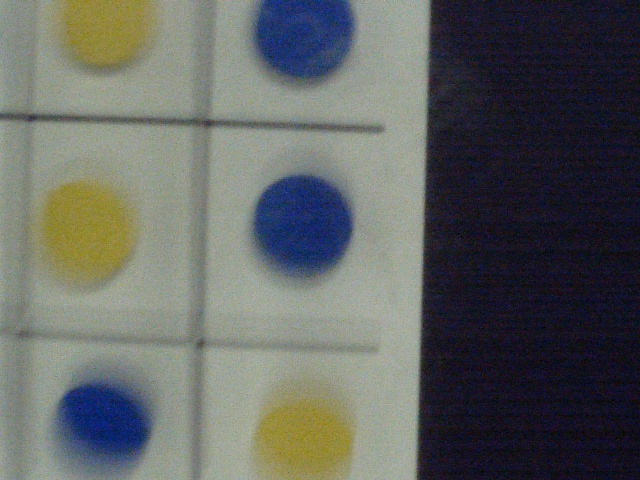
#> input picture ImagenesLab/laboratorio_1.jpg, 640 x 480 px
$ python -i vision_tablero.py   (imports and definitions only)
#> lines starting #> are read from the running program, lines starting #| are printed output that depends on the picture; after the words box and inside, x2 and y2 are one past the last pixel; in counts of white or black regions, pixels touching at a corner belong together
import cv2
import numpy as np

# Umbral superior e inferior para cada color
umbral_inferior_azul = np.array([90, 50, 50])
umbral_superior_azul = np.array([130, 255, 255])
umbral_inferior_rojo1 = np.array([0, 100, 100])
umbral_superior_rojo1 = np.array([10, 255, 255])
umbral_inferior_rojo2 = np.array([160, 100, 100])
umbral_superior_rojo2 = np.array([180, 255, 255])
umbral_inferior_amarillo = np.array([20, 100, 100])
umbral_superior_amarillo = np.array([40, 255, 255])

# Devuelve máscaras para cada color
def obtener_mascaras_colores(frame):
    hsv = cv2.cvtColor(frame, cv2.COLOR_BGR2HSV)
    mascara_amarillo = cv2.inRange(hsv, umbral_inferior_amarillo, umbral_superior_amarillo)
    mascara_azul = cv2.inRange(hsv, umbral_inferior_azul, umbral_superior_azul)
    mascara_rojo1 = cv2.inRange(hsv, umbral_inferior_rojo1, umbral_superior_rojo1)
    mascara_rojo2 = cv2.inRange(hsv, umbral_inferior_rojo2, umbral_superior_rojo2)
    mascara_rojo = mascara_rojo1 + mascara_rojo2

    return mascara_amarillo, mascara_azul, mascara_rojo

# Devuelve un array de fichas (circulares) detectadas en 'frame' de un color contenido en 'mascara'
def obtener_fichas_color(frame, mascara) -> []:
    fichas = cv2.bitwise_and(frame, frame, mask = mascara)
    frame_gris = cv2.cvtColor(fichas, cv2.COLOR_BGR2GRAY)
    frame_gris = cv2.medianBlur(frame_gris, 5)
    fichas = cv2.HoughCircles(frame_gris, cv2.HOUGH_GRADIENT_ALT, 1, 20, param1=100, param2=0, minRadius=24, maxRadius=0)

    if fichas is not None:
        fichas = np.uint16(np.around(fichas))

    return fichas

# Devuelve los parámetros x, y, w, h que delimitan el rectángulo del tablero
def obtener_rectangulo_tablero(frame):
    frame_gris = cv2.cvtColor(frame, cv2.COLOR_BGR2GRAY)
    frame_desenfocado = cv2.GaussianBlur(frame_gris, (5, 5), 0)
    _, frame_umbralizado = cv2.threshold(frame_desenfocado, 50, 255, cv2.THRESH_BINARY)
    frame_bordes = cv2.Canny(frame_umbralizado, 20, 80)
    contornos, _ = cv2.findContours(frame_bordes, cv2.RETR_EXTERNAL, cv2.CHAIN_APPROX_SIMPLE)
    contorno_tablero = max(contornos, key=cv2.contourArea)

    return cv2.boundingRect(contorno_tablero)

# Devuelve las casillas con los parámetros x, y, w, h que delimitan el rectángulo del tablero
def obtener_rectangulos_casillas(rectangulo_tablero):
    ancho_casilla = int(rectangulo_tablero[2]/3)
    alto_casilla = int(rectangulo_tablero[3]/3)
    rectangulos_casillas = []

    for i in range(3):
        for j in range(3):
            rectangulos_casillas.append((rectangulo_tablero[0] + j*ancho_casilla,
                                         rectangulo_tablero[1] + i*alto_casilla, ancho_casilla, alto_casilla))

    return rectangulos_casillas

# Devuelve True si el centro de 'ficha' está dentro de 'rectangulo' (x, y, w, h)
def dentro(ficha, rectangulo) -> bool:
    centro_ficha_x = ficha[0]
    centro_ficha_y = ficha[1]
    radio_ficha = ficha[2]-5
    #radio_ficha = 5
    if  (rectangulo[0] < (centro_ficha_x-radio_ficha)) and ((centro_ficha_x+radio_ficha) < (rectangulo[0]+rectangulo[2])) and \
        (rectangulo[1] < (centro_ficha_y-radio_ficha)) and ((centro_ficha_y+radio_ficha) < (rectangulo[1]+rectangulo[3])):
        return True
    else:
        return False

# Devuelve la primera 'ficha' que no está dentro de 'rectangulo_tablero'
# [4 lines left out: function obtener_ficha_libre, not called in this run]

# Devuelve un entero que transformado a base 3 representa el estado del tablero
def obtener_estado_tablero(frame) -> int:
    rect_tablero = obtener_rectangulo_tablero(frame)
    rect_casillas = obtener_rectangulos_casillas(rect_tablero)
    mascara_2, mascara_1, _ = obtener_mascaras_colores(frame)
    fichas_1 = obtener_fichas_color(frame, mascara_1)
    fichas_2 = obtener_fichas_color(frame, mascara_2)
    estado = 0

    for i in range(9):
        print("i: ", i)
        if fichas_1 is not None:
            for j in fichas_1[0, :]:
                if dentro(j, rect_casillas[i]):
                    print("azul: ", j)
                    estado += 1*(3**i)
        if fichas_2 is not None:
            for k in fichas_2[0, :]:
                if dentro(k, rect_casillas[i]):
                    print("amarillo: ",k)
                    estado += 2*(3**i)

    return estado

# Dibuja contornos y formas sobre el frame
# [40 lines left out: function dibujar_sobre_frame, not called in this run]

>>> import cv2
>>> picture = cv2.imread('../ImagenesLab/laboratorio_1.jpg')
#> picture is the input picture: shape (480, 640, 3); mean B, G, R 96.8, 99.1, 96.1
>>> result = obtener_estado_tablero(picture)
#> in obtener_rectangulo_tablero, `_, frame_umbralizado = cv2.threshold(frame_desenfocado, 50, 255, cv2.T..`:
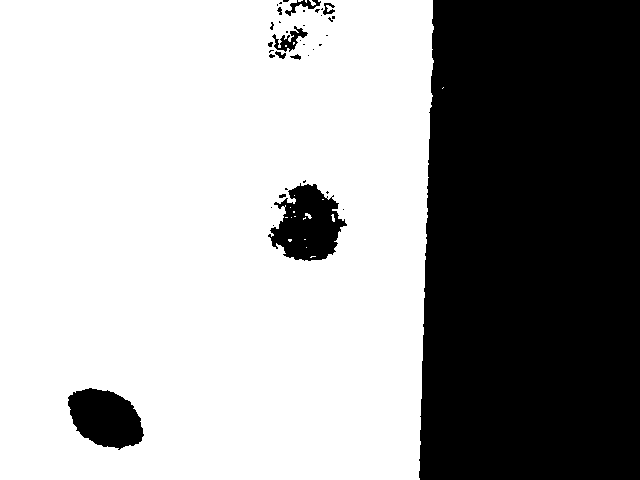
#> frame_umbralizado: shape (480, 640); 64% white; 38 black regions (28 under 20 px), largest, box (x1, y1, x2, y2) and area: (419, 0, 640, 480) 102554, (268, 183, 347, 261) 3789, (68, 388, 144, 450) 3329
#> in obtener_rectangulo_tablero, `frame_bordes = cv2.Canny(frame_umbralizado, 20, 80)`:
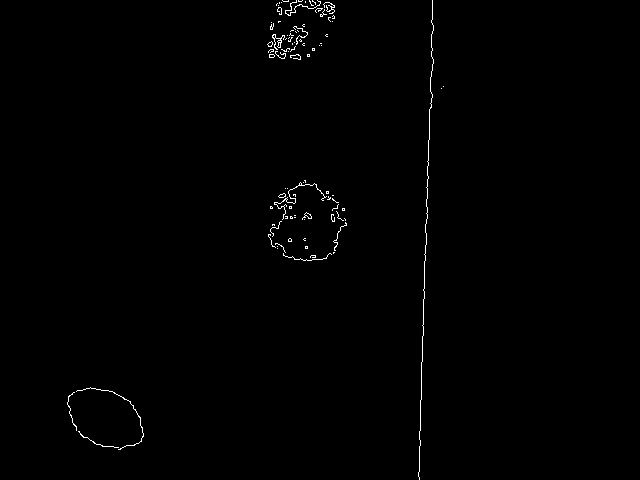
#> frame_bordes: shape (480, 640); 0.57% white in thin lines or dots, all inside (x1, y1, x2, y2) = (67, 0, 444, 480)
#> in obtener_rectangulo_tablero, `contornos, _ = cv2.findContours(frame_bordes, cv2.RETR_EXTERNAL, cv2.C..`: contornos = 92 contours, 90 with area under 20; largest, box (x1, y1, x2, y2) and area: (272, 34, 285, 50) 36, (302, 212, 312, 220) 22
#> in obtener_rectangulo_tablero, `contorno_tablero = max(contornos, key=cv2.contourArea)`: contorno_tablero = contour of 49 points, box (x1, y1, x2, y2) (272, 34, 285, 50), area 36
#> in obtener_estado_tablero, `rect_tablero = obtener_rectangulo_tablero(frame)`: rect_tablero = (272, 34, 13, 16)
#> in obtener_rectangulos_casillas, `ancho_casilla = int(rectangulo_tablero[2]/3)`: ancho_casilla = 4
#> in obtener_rectangulos_casillas, `alto_casilla = int(rectangulo_tablero[3]/3)`: alto_casilla = 5
#> after the loop in obtener_rectangulos_casillas, `for i in range(3):`: rectangulos_casillas = [(272, 34, 4, 5), (276, 34, 4, 5), (280, 34, 4, 5), (272, 39, 4, 5), (276, 39, 4, 5), (280, 39, 4, 5), (272, 44, 4, 5), (276, 44, 4, 5), (280, 44, 4, 5)]
#> in obtener_estado_tablero, `rect_casillas = obtener_rectangulos_casillas(rect_tablero)`: rect_casillas has the same summary as rectangulos_casillas in obtener_rectangulos_casillas
#> in obtener_mascaras_colores, `hsv = cv2.cvtColor(frame, cv2.COLOR_BGR2HSV)`: hsv: shape (480, 640, 3); mean H, S, V 77.2, 70, 108.3
#> in obtener_mascaras_colores, `mascara_amarillo = cv2.inRange(hsv, umbral_inferior_amarillo, umbral_s..`:
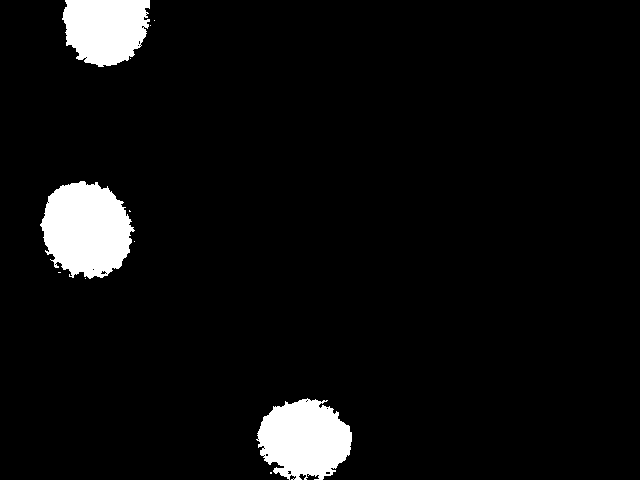
#> mascara_amarillo: shape (480, 640); 5.6% white; 11 white regions (8 under 20 px), largest, box (x1, y1, x2, y2) and area: (40, 181, 135, 279) 6740, (256, 398, 352, 480) 5708, (62, 0, 150, 67) 4712
#> in obtener_mascaras_colores, `mascara_azul = cv2.inRange(hsv, umbral_inferior_azul, umbral_superior_..`:
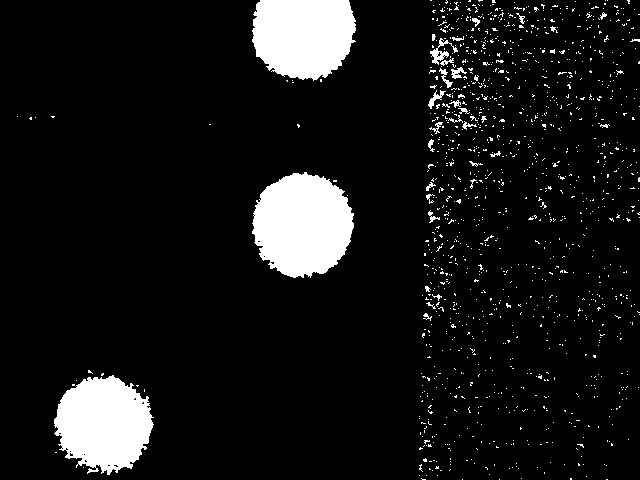
#> mascara_azul: shape (480, 640); 8.8% white; 1253 white regions (1220 under 20 px), largest, box (x1, y1, x2, y2) and area: (252, 172, 354, 278) 8182, (54, 375, 154, 475) 7139, (252, 0, 356, 81) 6954
#> in obtener_mascaras_colores, `mascara_rojo1 = cv2.inRange(hsv, umbral_inferior_rojo1, umbral_superio..`: mascara_rojo1: shape (480, 640); every value is 0
#> in obtener_fichas_color, `frame_gris = cv2.cvtColor(fichas, cv2.COLOR_BGR2GRAY)`:
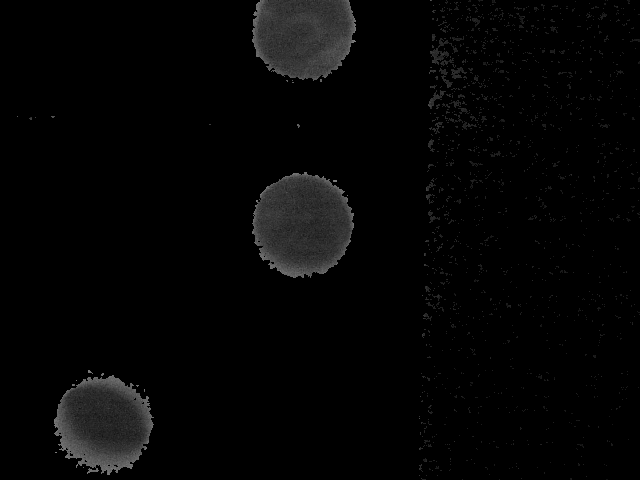
#> frame_gris: shape (480, 640); min 0, max 128, mean 4.9
#> in obtener_fichas_color, `fichas = cv2.HoughCircles(frame_gris, cv2.HOUGH_GRADIENT_ALT, 1, 20, p..`: fichas = [[302, 228, 49.47], [110, 414, 38.63], [306, 31, 49.11], [302, 228, 40.7]]
#> in obtener_fichas_color, `fichas = np.uint16(np.around(fichas))`: fichas = [[302, 228, 49], [110, 414, 39], [306, 31, 49], [302, 228, 41]]
#> in obtener_estado_tablero, `fichas_1 = obtener_fichas_color(frame, mascara_1)`: fichas_1 has the same summary as fichas in obtener_fichas_color
#> in obtener_fichas_color (call 2), `fichas = cv2.bitwise_and(frame, frame, mask = mascara)`:
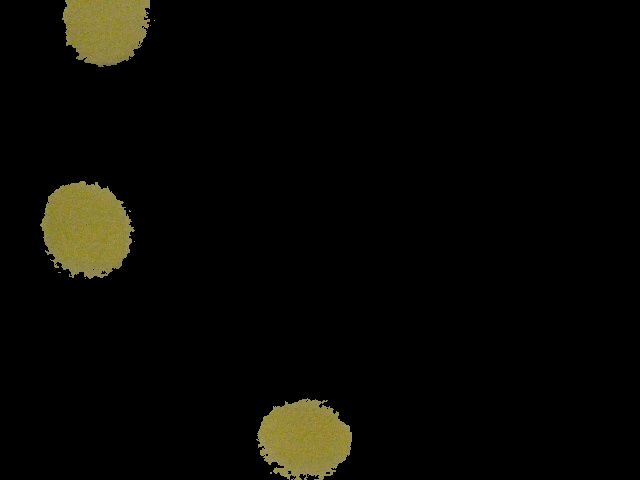
#> fichas: shape (480, 640, 3); mean B, G, R 3.5, 7.6, 8.2
#> in obtener_fichas_color (call 2), `frame_gris = cv2.cvtColor(fichas, cv2.COLOR_BGR2GRAY)`:
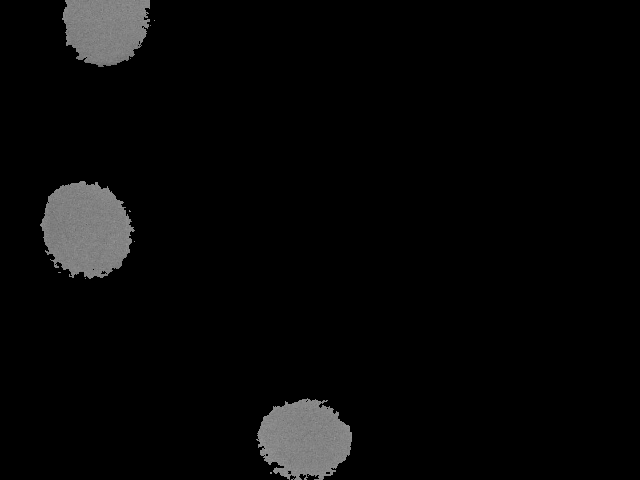
#> frame_gris: shape (480, 640); min 0, max 153, mean 7.3
#> in obtener_fichas_color (call 2), `fichas = cv2.HoughCircles(frame_gris, cv2.HOUGH_GRADIENT_ALT, 1, 20, p..`: fichas = [[89, 235, 42.86], [109, 32, 35.99]]
#> in obtener_fichas_color (call 2), `fichas = np.uint16(np.around(fichas))`: fichas = [[89, 235, 43], [109, 32, 36]]
#> after the loop in obtener_estado_tablero, `for i in range(9):`: estado = 0
#> result = 0

$ run again, on ImagenesLab/laboratorio_10.jpg
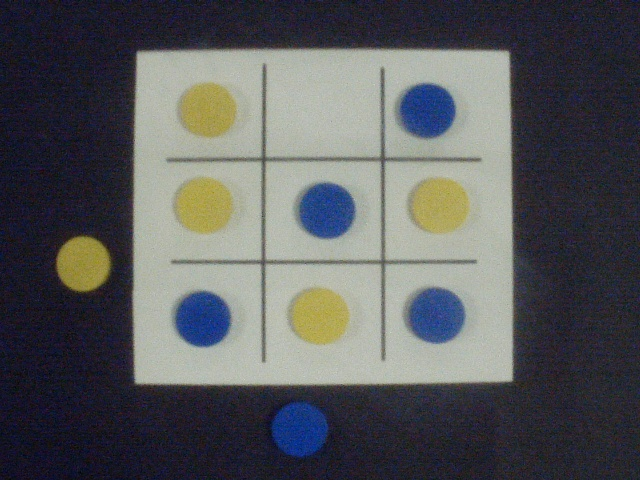
#> input picture ImagenesLab/laboratorio_10.jpg, 640 x 480 px
#> picture is the input picture: shape (480, 640, 3); mean B, G, R 91.8, 89.5, 88
#> in obtener_rectangulo_tablero, `_, frame_umbralizado = cv2.threshold(frame_desenfocado, 50, 255, cv2.T..`:
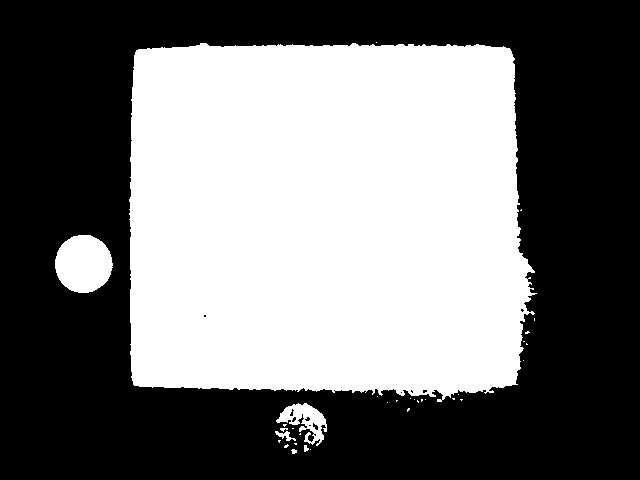
#> frame_umbralizado: shape (480, 640); 44.8% white; 33 white regions (27 under 20 px), largest, box (x1, y1, x2, y2) and area: (129, 43, 537, 402) 133812, (55, 235, 113, 293) 2629, (276, 403, 327, 446) 974, (275, 431, 296, 441) 89, (304, 445, 309, 452) 25, (291, 449, 297, 454) 22
#> frame_bordes: shape (480, 640); 0.78% white in thin lines or dots, all inside (x1, y1, x2, y2) = (54, 41, 537, 454)
#> contornos = 85 contours, 81 with area under 20; largest, box (x1, y1, x2, y2) and area: (54, 234, 113, 293) 2640, (303, 444, 309, 452) 24, (128, 42, 520, 391) 22, (520, 295, 535, 347) 21
#> contorno_tablero = contour of 92 points, box (x1, y1, x2, y2) (54, 234, 113, 293), area 2640
#> rect_tablero = (54, 234, 59, 59)
#> ancho_casilla = 19
#> after the loop in obtener_rectangulos_casillas, `for i in range(3):`: rectangulos_casillas = [(54, 234, 19, 19), (73, 234, 19, 19), (92, 234, 19, 19), (54, 253, 19, 19), (73, 253, 19, 19), (92, 253, 19, 19), (54, 272, 19, 19), (73, 272, 19, 19), (92, 272, 19, 19)]
#> rect_casillas has the same summary as rectangulos_casillas in obtener_rectangulos_casillas
#> hsv: shape (480, 640, 3); mean H, S, V 87.8, 64.8, 99.6
#> mascara_amarillo: shape (480, 640); 3.7% white; 6 white regions (1 under 20 px), largest, box (x1, y1, x2, y2) and area: (293, 289, 348, 344) 2309, (57, 237, 110, 292) 2287, (178, 178, 232, 233) 2257, (414, 179, 468, 232) 2231, (182, 84, 236, 137) 2142
#> mascara_azul: shape (480, 640); 14.9% white; 3260 white regions (2900 under 20 px), largest, box (x1, y1, x2, y2) and area: (259, 388, 351, 462) 3574, (299, 183, 356, 239) 2530, (174, 291, 231, 348) 2472
#> mascara_rojo1: shape (480, 640); 0% white in thin lines or dots, all inside (x1, y1, x2, y2) = (56, 258, 57, 260)
#> mascara_rojo2: shape (480, 640); every value is 0
#> in obtener_fichas_color, `fichas = cv2.HoughCircles(frame_gris, cv2.HOUGH_GRADIENT_ALT, 1, 20, p..`: fichas = [[297, 429, 30.27], [202, 322, 27.26], [326, 209, 27.46], [432, 315, 28.49], [430, 114, 28.95], [412, 395, 29.92]]
#> in obtener_fichas_color, `fichas = np.uint16(np.around(fichas))`: fichas = [[297, 429, 30], [202, 322, 27], [326, 209, 27], [432, 315, 28], [430, 114, 29], [412, 395, 30]]
#> fichas_1 has the same summary as fichas in obtener_fichas_color
#> in obtener_fichas_color (call 2), `frame_gris = cv2.cvtColor(fichas, cv2.COLOR_BGR2GRAY)`:
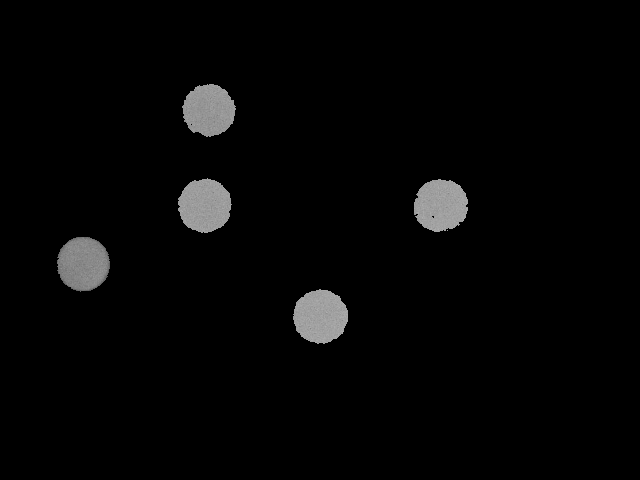
#> frame_gris: shape (480, 640); min 0, max 176, mean 5.5
#> in obtener_fichas_color (call 2), `fichas = cv2.HoughCircles(frame_gris, cv2.HOUGH_GRADIENT_ALT, 1, 20, p..`: fichas = [[205, 205, 26.6], [323, 317, 27.16], [442, 204, 26.68], [210, 111, 26.07], [80, 263, 27.65]]
#> in obtener_fichas_color (call 2), `fichas = np.uint16(np.around(fichas))`: fichas = [[205, 205, 27], [323, 317, 27], [442, 204, 27], [210, 111, 26], [80, 263, 28]]
#> fichas_2 has the same summary as fichas in obtener_fichas_color
#> after the loop in obtener_estado_tablero, `for i in range(9):`: estado = 0

$ run again, on ImagenesLab/laboratorio_12.jpg
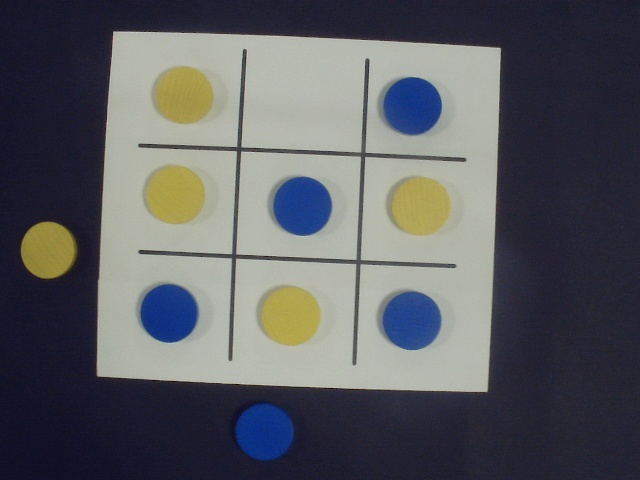
#> input picture ImagenesLab/laboratorio_12.jpg, 640 x 480 px
#> picture is the input picture: shape (480, 640, 3); mean B, G, R 96.4, 91.9, 90.6
#> in obtener_rectangulo_tablero, `_, frame_umbralizado = cv2.threshold(frame_desenfocado, 50, 255, cv2.T..`:
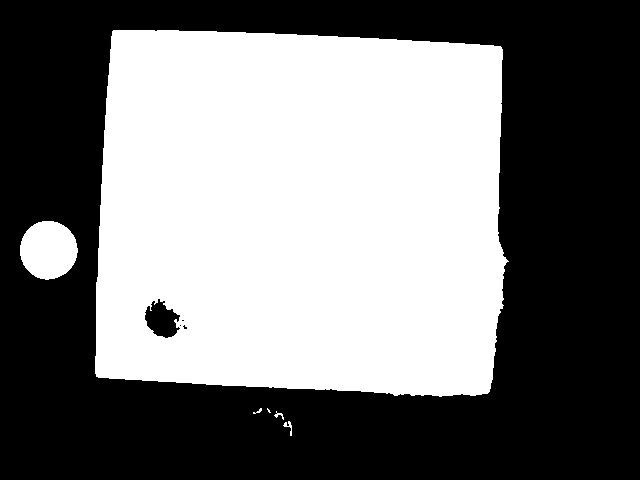
#> frame_umbralizado: shape (480, 640); 46.4% white; 6 white regions (1 under 20 px), largest, box (x1, y1, x2, y2) and area: (95, 30, 509, 397) 139648, (20, 221, 78, 280) 2654, (283, 421, 292, 436) 48, (274, 411, 284, 420) 31, (253, 408, 262, 414) 21
#> frame_bordes: shape (480, 640); 0.63% white in thin lines or dots, all inside (x1, y1, x2, y2) = (19, 29, 509, 436)
#> contornos = 26 contours, 24 with area under 20; largest, box (x1, y1, x2, y2) and area: (19, 220, 78, 280) 2667, (144, 306, 182, 338) 20
#> contorno_tablero = contour of 92 points, box (x1, y1, x2, y2) (19, 220, 78, 280), area 2667
#> rect_tablero = (19, 220, 59, 60)
#> ancho_casilla = 19
#> alto_casilla = 20
#> after the loop in obtener_rectangulos_casillas, `for i in range(3):`: rectangulos_casillas = [(19, 220, 19, 20), (38, 220, 19, 20), (57, 220, 19, 20), (19, 240, 19, 20), (38, 240, 19, 20), (57, 240, 19, 20), (19, 260, 19, 20), (38, 260, 19, 20), (57, 260, 19, 20)]
#> rect_casillas has the same summary as rectangulos_casillas in obtener_rectangulos_casillas
#> hsv: shape (480, 640, 3); mean H, S, V 86.4, 68.6, 104.1
#> mascara_amarillo: shape (480, 640); 4.1% white; 5 white regions, box (x1, y1, x2, y2) and area: (262, 287, 320, 345) 2605, (148, 167, 204, 224) 2524, (392, 178, 450, 235) 2515, (157, 68, 213, 123) 2445, (22, 222, 75, 279) 2395
#> mascara_azul: shape (480, 640); 19.3% white; 2091 white regions (1965 under 20 px), largest, box (x1, y1, x2, y2) and area: (209, 130, 640, 480) 31627, (273, 177, 333, 236) 2801, (382, 291, 442, 350) 2782
#> mascara_rojo1: shape (480, 640); every value is 0
#> in obtener_fichas_color, `fichas = cv2.HoughCircles(frame_gris, cv2.HOUGH_GRADIENT_ALT, 1, 20, p..`: fichas = 17 rows, first 8: [466, 306, 170.3], [420, 236, 151.5], [588, 221, 67.25], [558, 190, 51.31], [564, 162, 73.83], [546, 136, 41.94], [266, 430, 30.44], [556, 361, 80.18]
#> in obtener_fichas_color, `fichas = np.uint16(np.around(fichas))`: fichas = 17 rows, first 8: [466, 306, 170], [420, 236, 152], [588, 221, 67], [558, 190, 51], [564, 162, 74], [546, 136, 42], [266, 430, 30], [556, 361, 80]
#> fichas_1 has the same summary as fichas in obtener_fichas_color
#> in obtener_fichas_color (call 2), `frame_gris = cv2.cvtColor(fichas, cv2.COLOR_BGR2GRAY)`:
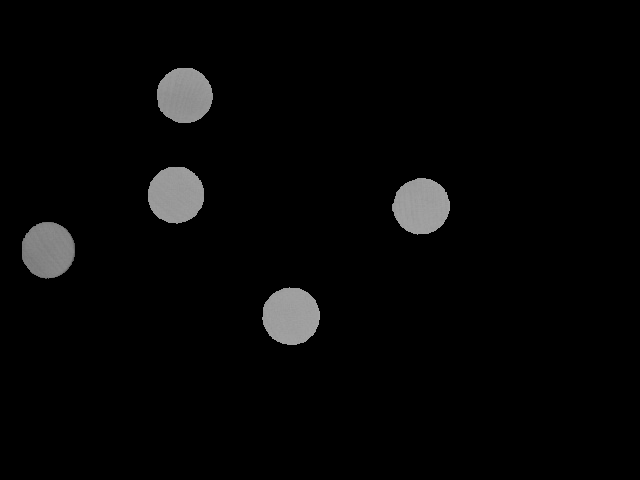
#> frame_gris: shape (480, 640); min 0, max 169, mean 6.1
#> in obtener_fichas_color (call 2), `fichas = cv2.HoughCircles(frame_gris, cv2.HOUGH_GRADIENT_ALT, 1, 20, p..`: fichas = [[291, 313, 28.67], [175, 198, 28.24], [420, 207, 28.19], [49, 251, 27.47], [182, 97, 27.86]]
#> in obtener_fichas_color (call 2), `fichas = np.uint16(np.around(fichas))`: fichas = [[291, 313, 29], [175, 198, 28], [420, 207, 28], [49, 251, 27], [182, 97, 28]]
#> fichas_2 has the same summary as fichas in obtener_fichas_color
#> after the loop in obtener_estado_tablero, `for i in range(9):`: estado = 0
